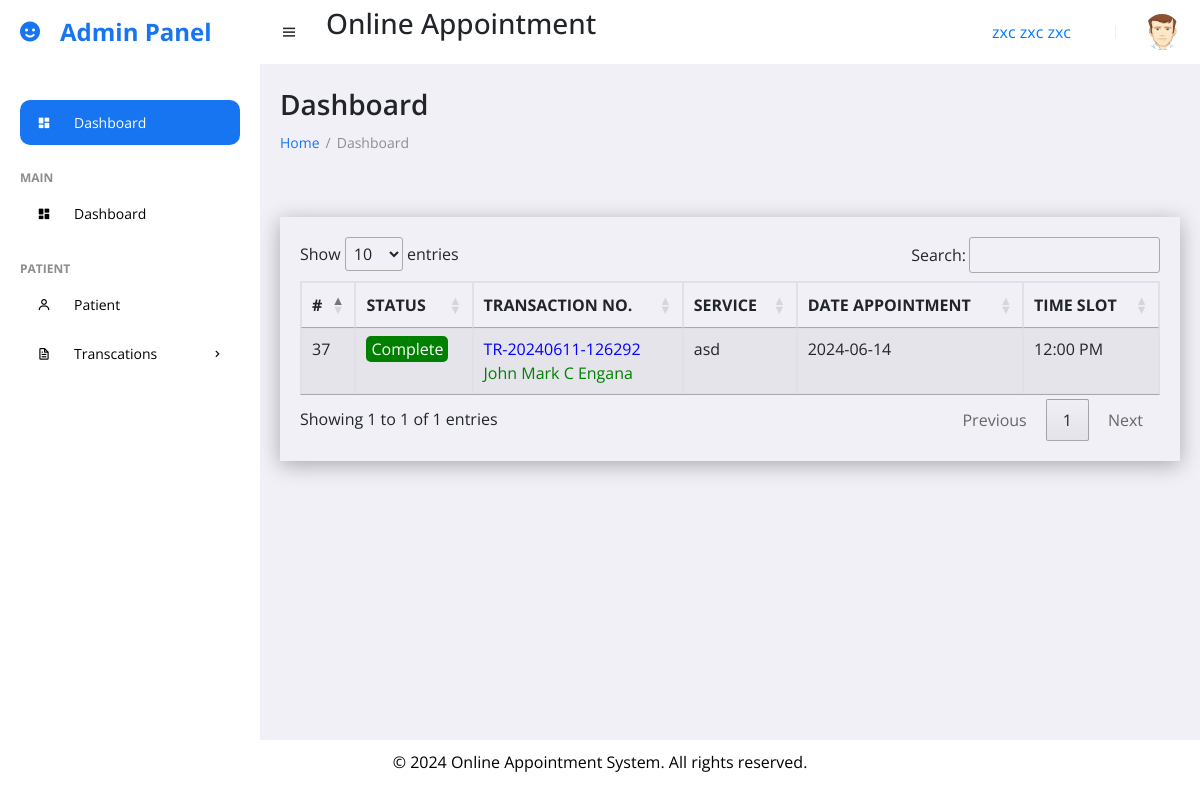
Screenshot of /admin/complete.php (signed in) with the database file from the repository.
### tables this page shows
CREATE TABLE `tbl_transaction` (
  `id` int(10) NOT NULL,
  `transaction_number` varchar(100) NOT NULL,
  `fk_service_id` int(10) NOT NULL,
  `time_slot` varchar(100) NOT NULL,
  `fk_schedule_id` varchar(50) NOT NULL,
  `fk_patient_id` int(10) NOT NULL,
  `status` varchar(100) NOT NULL
);

CREATE TABLE `tbl_patient` (
  `id` int(11) NOT NULL,
  `image_url` text NOT NULL,
  `firstname` varchar(50) NOT NULL,
  `middleinitial` varchar(50) NOT NULL,
  `lastname` varchar(50) NOT NULL,
  `gender` varchar(10) NOT NULL,
  `birthday` varchar(50) NOT NULL,
  `age` int(10) NOT NULL,
  `contactnumber` varchar(12) NOT NULL,
  `presentaddress` varchar(100) NOT NULL,
  `type_user` varchar(50) NOT NULL
);

CREATE TABLE `tbl_service` (
  `id` int(10) NOT NULL,
  `type` varchar(50) NOT NULL,
  `fee` varchar(50) NOT NULL
);

CREATE TABLE `tbl_schedule` (
  `id` int(10) NOT NULL,
  `date_schedule` varchar(50) NOT NULL,
  `slots` varchar(50) NOT NULL
);

### admin/complete.php (the view, shortened to what this page needs)
<!DOCTYPE html>
<html lang="en">
<head>
	<link rel="stylesheet" href="sweetalert2.min.css">
	<link rel="stylesheet" href="https://cdn.jsdelivr.net/npm/bootstrap@4.0.0/dist/css/bootstrap.min.css">
	<link href='https://unpkg.com/boxicons@2.0.9/css/boxicons.min.css' rel='stylesheet'>
	<link href="https://cdn.datatables.net/1.13.4/css/jquery.dataTables.min.css" rel="stylesheet">
	<link rel="stylesheet" href="../css/style.css">
</head>
<body>
	<?php
		include ("../includes/sidebar.php");
		?>
	<section id="content">
		<?php
		include ("../includes/navbar.php");
		?>
		<main>
			<h1 class="title">Dashboard</h1>
			<ul class="breadcrumbs">
				<li><a href="#">Home</a></li>
				<li class="divider">/</li>
				<li><a href="#" class="active">Dashboard</a></li>
			</ul>
			<br><br>
            <div class="container-tables">
    <table id="pending" class="table table-striped table-bordered" style="width:100%">
        <thead>
            <tr>
                <th>#</th>
                <th>STATUS</th>
                <th>TRANSACTION NO.</th>
                <th>SERVICE</th>
                <th>DATE APPOINTMENT</th>
                <th>TIME SLOT</th>
            </tr>
        </thead>
        <tbody>
        <?php
include("../querys/db_config.php");
$sql = mysqli_query($connection, "SELECT * FROM tbl_transaction WHERE status = 'Complete'");
if (mysqli_num_rows($sql) > 0) {
    while ($rows = mysqli_fetch_array($sql)) {
        $serviceId = $rows['fk_service_id'];
        $patientId = $rows['fk_patient_id'];
        $scheduleId = $rows['fk_schedule_id'];
        $serviceQuery = mysqli_query($connection, "SELECT type FROM tbl_service WHERE id = '$serviceId'");
        $serviceRow = mysqli_fetch_array($serviceQuery);
        $serviceType = $serviceRow['type'];
        $scheduleQuery = mysqli_query($connection, "SELECT date_schedule FROM tbl_schedule WHERE id = '$scheduleId'");
        $scheduleRow = mysqli_fetch_array( $scheduleQuery);
        $scheduleType = $scheduleRow['date_schedule'];
        $patientQuery = mysqli_query($connection, "SELECT firstname, middleinitial, lastname FROM tbl_patient WHERE id = '$patientId'");
        $patientRow = mysqli_fetch_array($patientQuery);
        $patientName = $patientRow['firstname'] . ' ' . $patientRow['middleinitial'] . ' ' . $patientRow['lastname'];
        echo "<tr>";
        echo "<td>" . $rows['id'] . "</td>";
        $statusStyle = ($rows['status'] == 'Complete') ? 'background-color: green; color: white; border-radius: 5px; padding: 2px 5px;' : '';
        echo "<td><span style='$statusStyle'>" . $rows['status'] . "</span></td>";
        echo "<td><span style='color: blue;'>" . $rows['transaction_number'] . "</span><br><span style='color: green;'>" . $patientName . "</span></td>";
        echo "<td>" . $serviceType . "</td>";
        echo "<td>" .  $scheduleType . "</td>";
        echo "<td>" . $rows['time_slot'] . "</td>";
    }
}
?>
        </tbody>
    </table>
</div>
		</main>
	</section>
	<?php
		include ("../includes/footer.php");
		?>
</body>
</html>

### css/style.css (style rules this page uses)
.container-tables { padding: 20px; box-shadow: 0 4px 20px rgba(0, 0, 0, 0.3); }
* { font-family: 'Open Sans', sans-serif; margin: 0; padding: 0; box-sizing: border-box; }
:root { --grey: #F1F0F6; --dark-grey: #8D8D8D; --light: #fff; --dark: #000; --green: #81D43A; --light-green: #E3FFCB; --blue: #1775F1; --light-blue: #D0E4FF; --dark-blue: #0C5FCD; --red: #FC3B56; }
html { overflow-x: hidden; }
body { background: var(--grey); overflow-x: hidden; }
a { text-decoration: none; }
li { list-style: none; }
#content { position: relative; width: calc(100% - 260px); left: 260px; transition: all .3s ease; }
main { width: 100%; padding: 24px 20px 20px 20px; }
main .title { font-size: 28px; font-weight: 600; margin-bottom: 10px; }
main .breadcrumbs { display: flex; grid-gap: 6px; }
main .breadcrumbs li, main .breadcrumbs li a { font-size: 14px; }
main .breadcrumbs li a { color: var(--blue); }
main .breadcrumbs li a.active, main .breadcrumbs li.divider { color: var(--dark-grey); pointer-events: none; }

### rows the page displays
tbl_transaction: id "37", status "Complete", transaction_number "TR-20240611-126292", fk_patient.lastname "John Mark C Engana", fk_service.type "asd", fk_schedule.date_schedule "2024-06-14", time_slot "12:00 PM"

### other values shown
$fullName "zxc zxc zxc"
